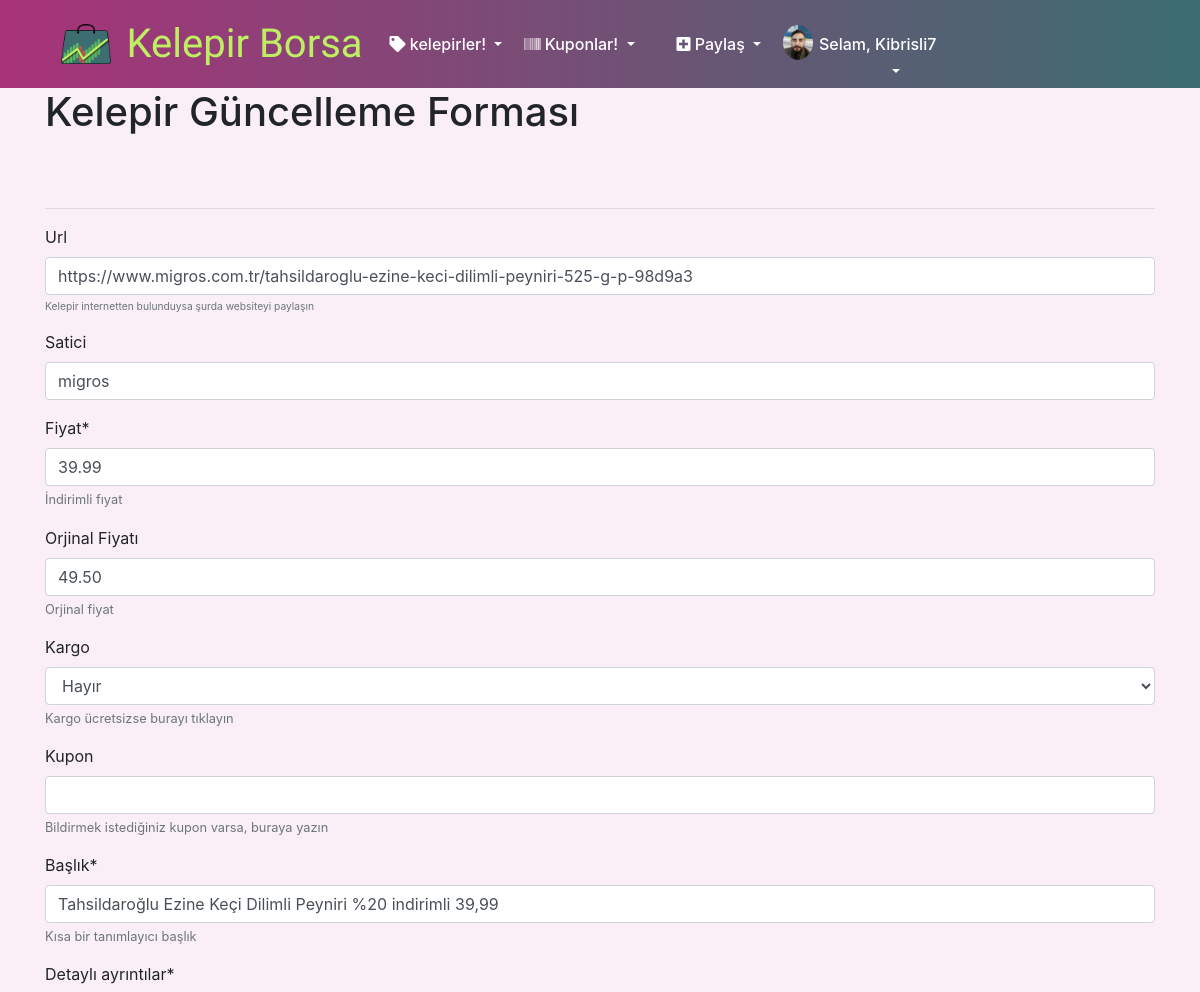
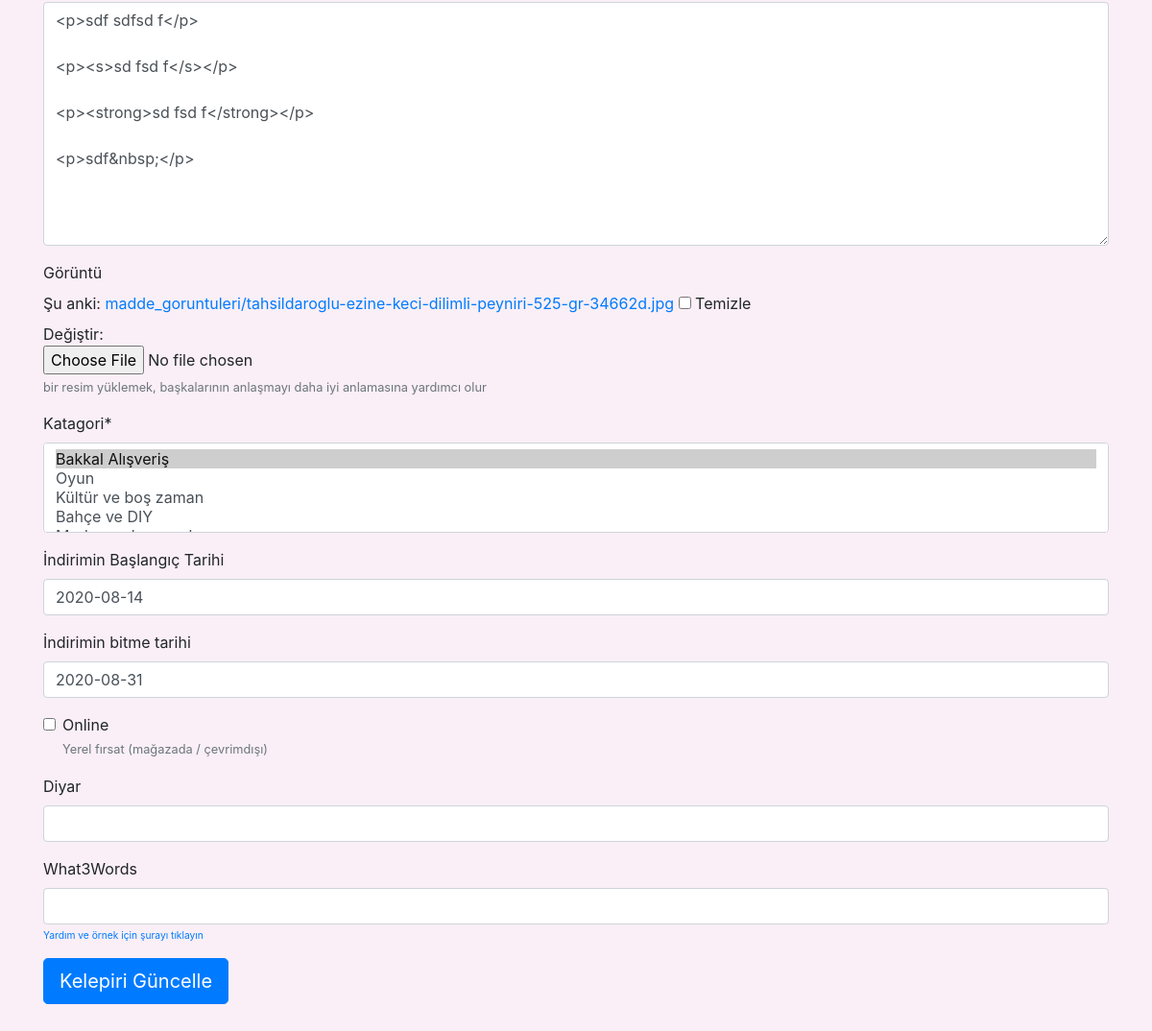
/madde_guncelle/1 (signed in), run on the app's committed database (2 pictures, top to bottom).
### hesaplar/models.py (models this page shows, shortened)
class Kullanici(models.Model):
    kullanici = models.OneToOneField(User, on_delete=models.CASCADE)
    paylasimlar = models.IntegerField(default=0)
    yorumlar = models.IntegerField(default=0)
    ensicak = models.IntegerField(default=0)
    takipciler = models.IntegerField(default=0)
    dogum = models.DateField(null=True, blank=True)
    resim = models.ImageField(upload_to='profiler', null=True, blank=True, default="profiler/profile.png")
    sehir = models.CharField(max_length=200)
    insta = models.CharField(max_length=200, null=True, blank=True)

### madde/models.py (models this page shows, shortened)
class Maddeler(models.Model):
    paylasan = models.ForeignKey(User, on_delete=models.CASCADE)
    url = models.URLField(max_length=200, blank=True, null=True, help_text='<small>Kelepir internetten bulunduysa şurda websiteyi paylaşın</small>')
    satici = models.CharField(max_length=200, blank=True)
    fiyat = models.DecimalField(max_digits=8, decimal_places=2, help_text='İndirimli fıyat')
    orjinalFiyat = models.DecimalField(max_digits=8, decimal_places=2, blank=True, null=True, help_text='Orjinal fiyat', verbose_name='orjinal Fiyatı')
    kargo = models.BooleanField(help_text='Kargo ücretsizse burayı tıklayın',null=True)
    kupon = models.CharField(max_length=100, null=True, blank=True, help_text='Bildirmek istediğiniz kupon varsa, buraya yazın')
    baslik = models.CharField(max_length=300, help_text='Kısa bir tanımlayıcı başlık', verbose_name='Başlık')
    ayrintilar = RichTextField(max_length=1000, help_text='Kelepiri kendi sözlerinizle anlatın ve neden kaçılmaz fırsat olduğunu başkalarına açıklayın.' ,verbose_name='Detaylı ayrıntılar')
    goruntu = models.ImageField(upload_to='madde_goruntuleri', null=True, blank=True, default="madde_goruntuleri/shopping.jpg", help_text='bir resim yüklemek, başkalarının anlaşmayı daha iyi anlamasına yardımcı olur', verbose_name='Görüntü')
    katagori = models.ManyToManyField('Katagoriler')
    bas_tarih = models.DateField(blank=True, null=True,verbose_name='İndirimin Başlangıç Tarihi')
    son_tarih = models.DateField(blank=True, null=True, verbose_name='İndirimin bitme tarihi')
    online = models.BooleanField(help_text='Yerel fırsat (mağazada / çevrimdışı)')
    diyar = models.CharField(max_length=100, null=True, blank=True)
    derece = models.IntegerField(default='0', null=True, blank=True)
    duyurmaTarihi = models.DateTimeField(default=timezone.now) # auto_now=False, auto_now_add=True, blank=True
    kaynamavakti = models.DateTimeField(null=True, blank=True, auto_now=False, auto_now_add=False)
    bookmarked = models.ManyToManyField(User, related_name='bookmarked', default=None, blank=True)
    tukenmiscagiri = models.ManyToManyField(User, related_name='expired_call', default=None, blank=True)
    tukenmisSayi = models.IntegerField(default=0, null=True, blank=True)
    aktif = models.BooleanField(default=True)
    oylar = models.IntegerField(default=0, null=True, blank=True)
    oyveren = models.ManyToManyField(User, blank=True, related_name="collected_votes")
    w3w = models.CharField(max_length=100, null=True, blank=True,verbose_name='What3Words', help_text='<a href="https://what3words.com/susma.hurma.e%C5%9Fyal%C4%B1"><small>Yardım ve örnek için şurayı tıklayın</small></a>')
    allow_comments = models.BooleanField('allow comments', default=True)
    """@property
    def total_degrees(self):
        return self.derece"""

### madde/views.py (the view)
# urls.py: path('madde_guncelle/<int:pk>', views.madde_guncelle, name='madde_guncelle'),
@login_required
def madde_guncelle(request, pk):
    madde = Maddeler.objects.get(id=pk)
    if request.method == 'POST':
        edit_form = DealEditForm(data=request.POST or None, instance=madde, files=request.FILES)
        if edit_form.is_valid():
            edit_form.save()
            return HttpResponseRedirect(reverse('madde_guncelle'))
    else:
        edit_form = DealEditForm(instance=madde)
    context = {
        'edit_form': edit_form,
    }
    return render(request, 'madde/deal_edit.html', context)

### madde/forms.py
class DealEditForm(forms.ModelForm):
    class Meta:
        model = Maddeler
        exclude = ('paylasan','derece', 'duyurmaTarihi', 'kaynamavakti', 'bookmarked', 'tukenmiscagiri', 'tukenmisSayi', 'aktif', 'oylar', 'oyveren','allow_comments')

### madde/models.py (called while the page is built)
    def __str__(self):
        return self.kategori

### madde/templates/madde/deal_edit.html (shortened to what this page needs)
{% extends 'temel.html' %}
{% load crispy_forms_tags %}
{% block content %}
<h1>Kelepir Güncelleme Forması</h1>
<br>
  <br><hr>
  <form action="{% url 'paylas' %}" method="POST" enctype="multipart/form-data">
    {{ edit_form | crispy }}
    <input type="submit" class="btn btn-primary btn-lg" value="Kelepiri Güncelle" />
  </form>
<br>
<br>
{% endblock %}

### templates/navbar.html (shortened to what this page needs)
<div class="header">
  <div class="menu-bar">
    <div class="container">
      <div class="topnav">
      <nav class="navbar navbar-expand-sm navbar-light flex-nowrap justify-content-between">
        <a class="navbar-brand" href="/"><img src="/images/kelepirBorsa_logo2.png" height="40"></a><a href="/"><span class="navText navbar-brand"> Kelepir Borsa</span></a>
        <div class="collapse navbar-collapse" id="navbar-list">
          <ul class="navbar-nav h-100">
            <li class="nav-item dropdown">
              <a class="nav-link dropdown-toggle" href="#" id="navbarDropdownMenuLink" role="button" data-toggle="dropdown" aria-haspopup="true" aria-expanded="false">
                <i class="fas fa-tag"></i> kelepirler!
              </a>
            </li>
          <ul class="navbar-nav h-100">
            <li class="nav-item dropdown">
              <a class="nav-link dropdown-toggle" href="#" id="navbarDropdownMenuLink" role="button" data-toggle="dropdown" aria-haspopup="true" aria-expanded="false">
                <i class="fas fa-barcode"></i> Kuponlar!
              </a>
            </li>
          </ul>
        <div class="login-container">
          <ul class="nav navbar-nav flex-row justify-content-between ml-auto">
            {% if user.is_authenticated %}
              <li class="nav-item dropdown">
                <a class="nav-link dropdown-toggle" href="#" id="navbarDropdownMenuLink" role="button" data-toggle="dropdown" aria-haspopup="true" aria-expanded="false">
                  <i class="fas fa-plus-square"></i> Paylaş
                </a>
              </li>
              <li class="nav-item dropdown">
                <a class="nav-link dropdown-toggle" href="#" id="navbarDropdownMenuLink" role="button" data-toggle="dropdown" aria-haspopup="true" aria-expanded="false">
                {% if request.user.kullanici.resim %}
                  <img src="{{ request.user.kullanici.resim.url }}" class="navbar-img rounded-circle">
                {% else %}
                  <img src="/static/images/profiler/profile.png" class="navbar-img rounded-circle">
                {% endif %}
                <div class="">
                  Selam, {{request.user|capfirst}}
                </div>
                </a>
              </li>
                {% endif %}
          </ul>
        </div>
        </div>
      </nav>
    </div>
  </div>
  </div>
</div>

### static/css/navbar.css (style rules this page uses)
* { margin: 0px; padding: 0px; //font-family: 'Roboto', sans-serif; }
.menu-bar { background-image: linear-gradient(-90deg, #3c6e71, #a83279); }
.navbar-brand { color: #beee62!important; padding: 0; height: 40px; line-height: 40px; }
.navText { font-family: 'Lobster', cursive; font-size: 40px; }
.nav-link { font-size: 16px; margin: 3px; color: #fff!important; font-weight: 500; }
.navbar-nav { text-align: right; margin-right: 20px; padding-top: 0; padding-bottom: 0; height: 50px; line-height: 50px; }
.topnav .login-container { float: right; }

### static/css/style.css (style rules this page uses)
.navbar-img { width: 30px; height: 35px; float: left; background-size: auto 100%; margin-top: 5%; margin-right: 5%; }

### static/css/custom.css (style rules this page uses)
body { background-color: #faeff6; }

### data on the page
Maddeler: url "https://www.migros.com.tr/tahsildaroglu-ezine-keci-dilimli-peyniri-525-g-p-98d9a3", satici "migros", fiyat "39.99", orjinalFiyat "49.50", kargo "Hayır", baslik "Tahsildaroğlu Ezine Keçi Dilimli Peyniri %20 indirimli 39,99", ayrintilar "<p>sdf sdfsd f</p> <p><s>sd fsd f</s></p> <p><strong>sd fsd f</strong></p> <p>sdf&nbsp;</p>", bas_tarih "2020-08-14", son_tarih "2020-08-31"

### other printed values
{{ request.user|capfirst }} "Kibrisli7"
